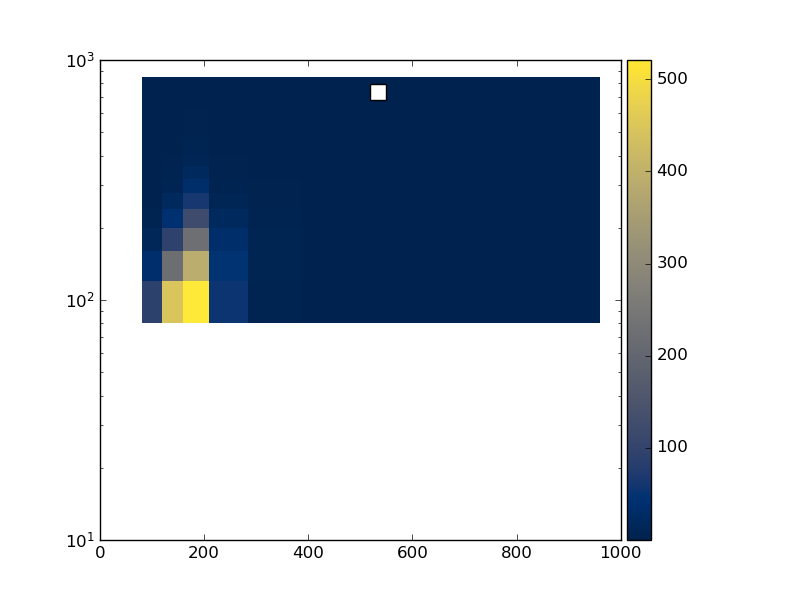

Generate this figure with Python:
#! /usr/bin/env python

# This Python script was auto-generated using YODA v2.0.1.
# Analysis object: /WbWb_singlelepton/m_bw_pT_whad
# Timestamp: 12-01-2026 (12:51:18)

import matplotlib as mpl
import matplotlib.pyplot as plt
mpl.use('Agg') # comment out for interactive use
import os
import numpy as np

plotDir = os.path.split(os.path.realpath(__file__))[0]
if 'YODA_USER_PLOT_PATH' in globals():
    plot_outdir = globals()['YODA_USER_PLOT_PATH']
else:
    plot_outdir = plotDir

#plot style
plt.style.use(os.path.join(plotDir, '../default.mplstyle'))

plt.rcParams['text.usetex'] = False
plt.style.use(['classic'])
plt.rc('font', family='DejaVu Sans')
# plot metadata
figW, figH = plt.rcParams['figure.figsize']
ax_xLabel = r''
ax_yLabel = r''
ax_zLabel = r''
ax_title  = r''
ax_xScale = 'linear'
ax_yScale = 'log'
ax_zScale = 'linear'
yLims = (100, 100)

# TeX-friendly labels for the legend
labels = [ r"WbWb\_Slurm\_Template\_171" ]

# Adjust canvas width and height
canvasW = 10
canvasH = 10
figW *= canvasW/10.
figH *= canvasH/9.

# Create figure and axis objects
fig, ax = plt.subplots(1, 1)

# Set figure margins
plt.subplots_adjust(
    left   = 1.0 * plt.rcParams['figure.subplot.left'],
    right  = 1.0 * plt.rcParams['figure.subplot.right'],
    top    = 1.0 * plt.rcParams['figure.subplot.top'],
    bottom = 1.0 * plt.rcParams['figure.subplot.bottom'])

ax.yaxis.set_minor_locator(mpl.ticker.LogLocator(
base=10.0, subs=[i for i in np.arange(0, 1, 0.1)], numticks=np.inf))

# Color map: curve index -> color
colors = {0: '#EE3311', 1: '#3366FF', 2: '#109618', 3: '#FF9900', 4: '#990099'}


# the numerical data is stored in a separate file
dataf = dict()
exec(open(os.path.split(__file__)[0] + '/m_bw_pT_whad__data.py').read(), dataf)

legend_handles = dict() # keep track of handles for the legend
# reference data in main panel
cmap = 'cividis'
xbin_cent = np.unique(dataf['xpoints'])
ybin_cent = np.unique(dataf['ypoints'])
X, Y = np.meshgrid(xbin_cent, ybin_cent)
Z = np.array(dataf['zpoints']).reshape(X.shape[::-1])
pc = ax.pcolormesh(X, Y, Z.T, cmap=cmap, shading='auto')
cbar = fig.colorbar(pc, orientation='vertical', ax=ax, pad=0.01)
cbar.set_label(ax_zLabel)
# style options for curves
# starts at zorder>=5 to draw curve on top of legend

legend_pos = (0.5, 0.97)
ax.legend(legend_handles, labels, loc='upper left', bbox_to_anchor=legend_pos)

ax.set_xlabel(ax_xLabel)
ax.set_ylabel(ax_yLabel, loc='top')
ax.set_title(ax_title, loc='left')
ax.set_xscale(ax_xScale)
ax.set_yscale(ax_yScale)

# tick formatting
plt.rcParams['xtick.top'] = True
plt.rcParams['ytick.right'] = True
plt.savefig(os.path.join(plot_outdir, 'm_bw_pT_whad.pdf'), format='PDF')
plt.savefig(os.path.join(plot_outdir, 'm_bw_pT_whad.png'), format='PNG')

plt.close(fig)
